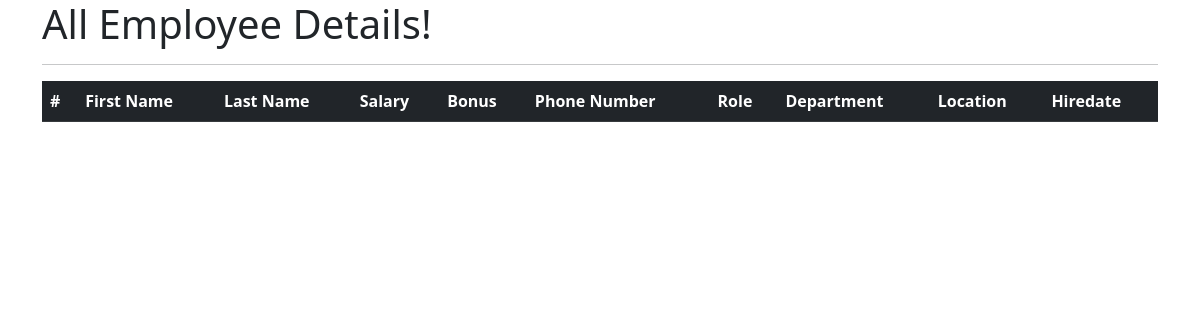
The page /all_emp on the database as committed earlier.
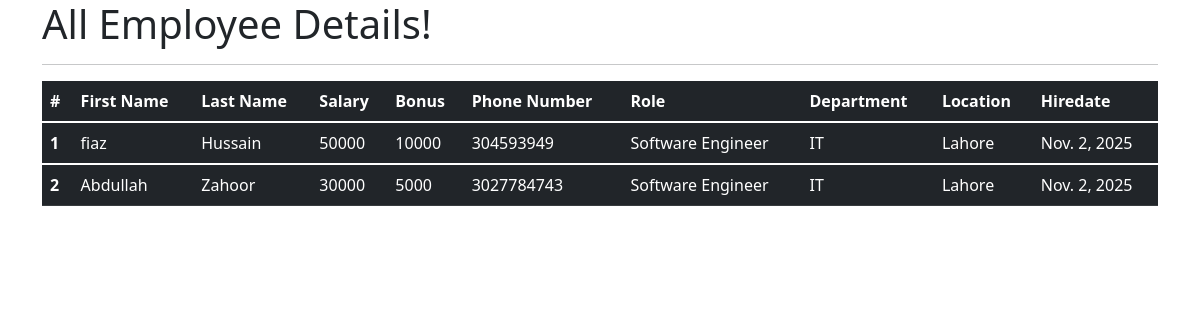
The same page on the database as committed later.
### emp_app/models.py (models this page shows, shortened)
class Employee(models.Model):
    first_name = models.CharField(max_length=100, null=False)
    last_name = models.CharField(max_length=100)
    dept = models.ForeignKey(Department, on_delete=models.CASCADE)
    salary = models.IntegerField(default=0)
    bonus = models.IntegerField(default=0)
    role = models.ForeignKey(Role, on_delete=models.CASCADE)
    phone = models.IntegerField(default=0)
    hire_date = models.DateField()
    def __str__(self):
        return "%s %s %s" %(self.first_name, self.last_name, self.phone)

class Role(models.Model):
    name = models.CharField(max_length=100, null=False)

class Department(models.Model):
    name = models.CharField(max_length=100,null=False)
    location = models.CharField(max_length=100)

### emp_app/views.py (the view)
# urls.py: path('all_emp', views.all_emp, name='all_emp'),
def all_emp(request):
    emps = Employee.objects.all()
    context = {
        'emps': emps
    }
    print(context)
    return render(request, 'view_all_emp.html', context)

### emp_app/templates/view_all_emp.html (shortened to what this page needs)
<!DOCTYPE html>
<html lang="en">
<head>
  <link href="https://cdn.jsdelivr.net/npm/bootstrap@5.1.3/dist/css/bootstrap.min.css" rel="stylesheet">
</head>
  <body>
  <div class="container">
          <h1>All Employee Details!</h1>
      <hr>
     <table class="table table-dark">
  <thead>
    <tr>
      <th scope="col">#</th>
      <th scope="col">First Name</th>
      <th scope="col">Last Name</th>
      <th scope="col">Salary</th>
      <th scope="col">Bonus</th>
      <th scope="col">Phone Number</th>
      <th scope="col">Role</th>
      <th scope="col">Department</th>
      <th scope="col">Location</th>
      <th scope="col">Hiredate</th>
    </tr>
  </thead>
         {% for emp in emps %}
  <tbody>
    <tr>
      <th scope="row">{{emp.id}}</th>
      <td>{{emp.first_name}}</td>
      <td>{{emp.last_name}}</td>
      <td>{{emp.salary}}</td>
      <td>{{emp.bonus}}</td>
      <td>{{emp.phone}}</td>
      <td>{{emp.role.name}}</td>
      <td>{{emp.dept.name}}</td>
      <td>{{emp.dept.location}}</td>
      <td>{{emp.hire_date}}</td>
    </tr>
  </tbody>
         {% endfor %}
</table>
  </div>
  </body>
</html>

Rows that differ between the two databases and show on the page:
added Employee: id "1", first_name "fiaz", last_name "Hussain", salary "50000", bonus "10000", phone "304593949", role.name "Software Engineer", dept.name "IT", dept.location "Lahore", hire_date "Nov. 2, 2025"
added Employee: id "2", first_name "Abdullah", last_name "Zahoor", salary "30000", bonus "5000", phone "3027784743", role.name "Software Engineer", dept.name "IT", dept.location "Lahore", hire_date "Nov. 2, 2025"
